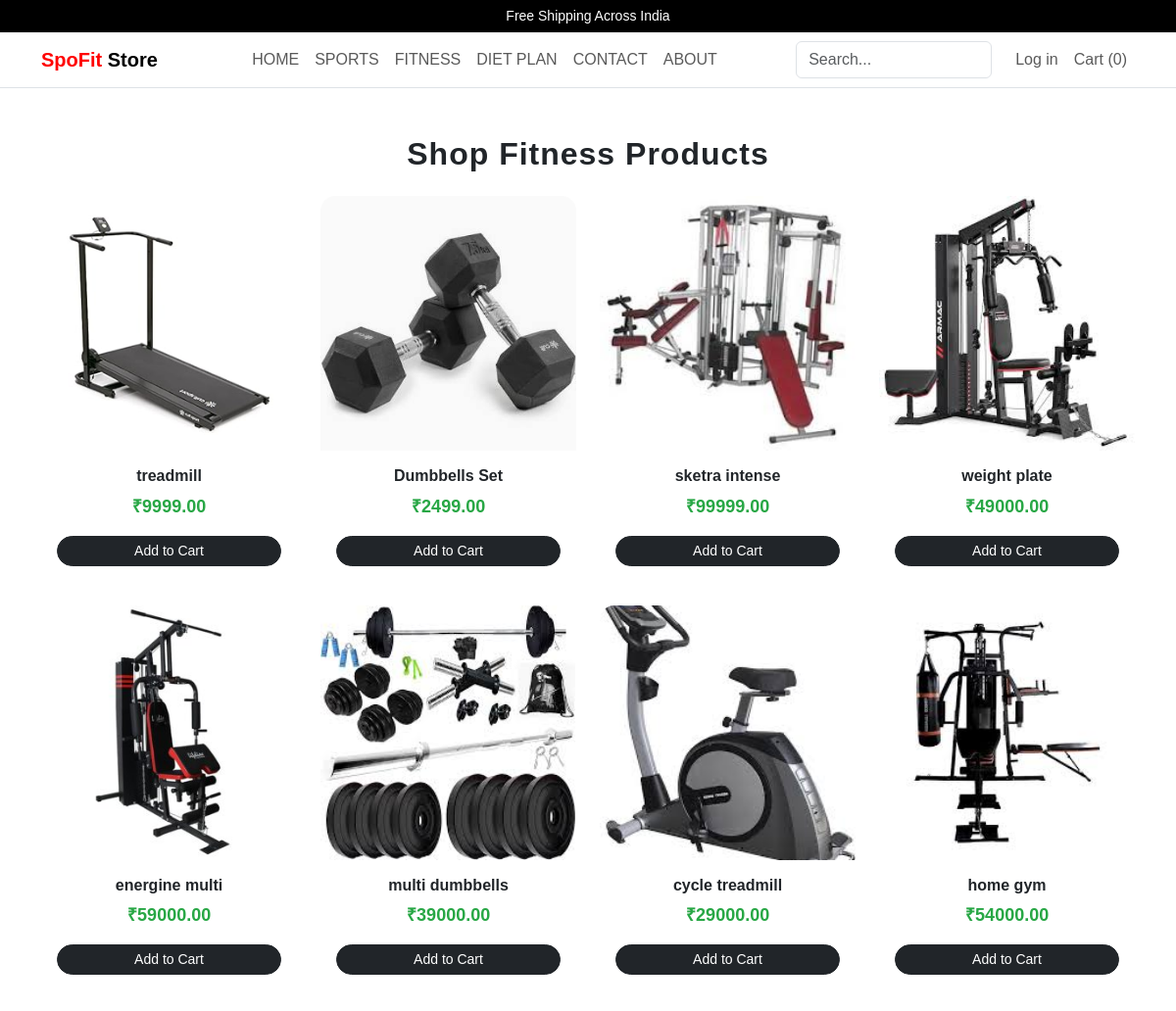
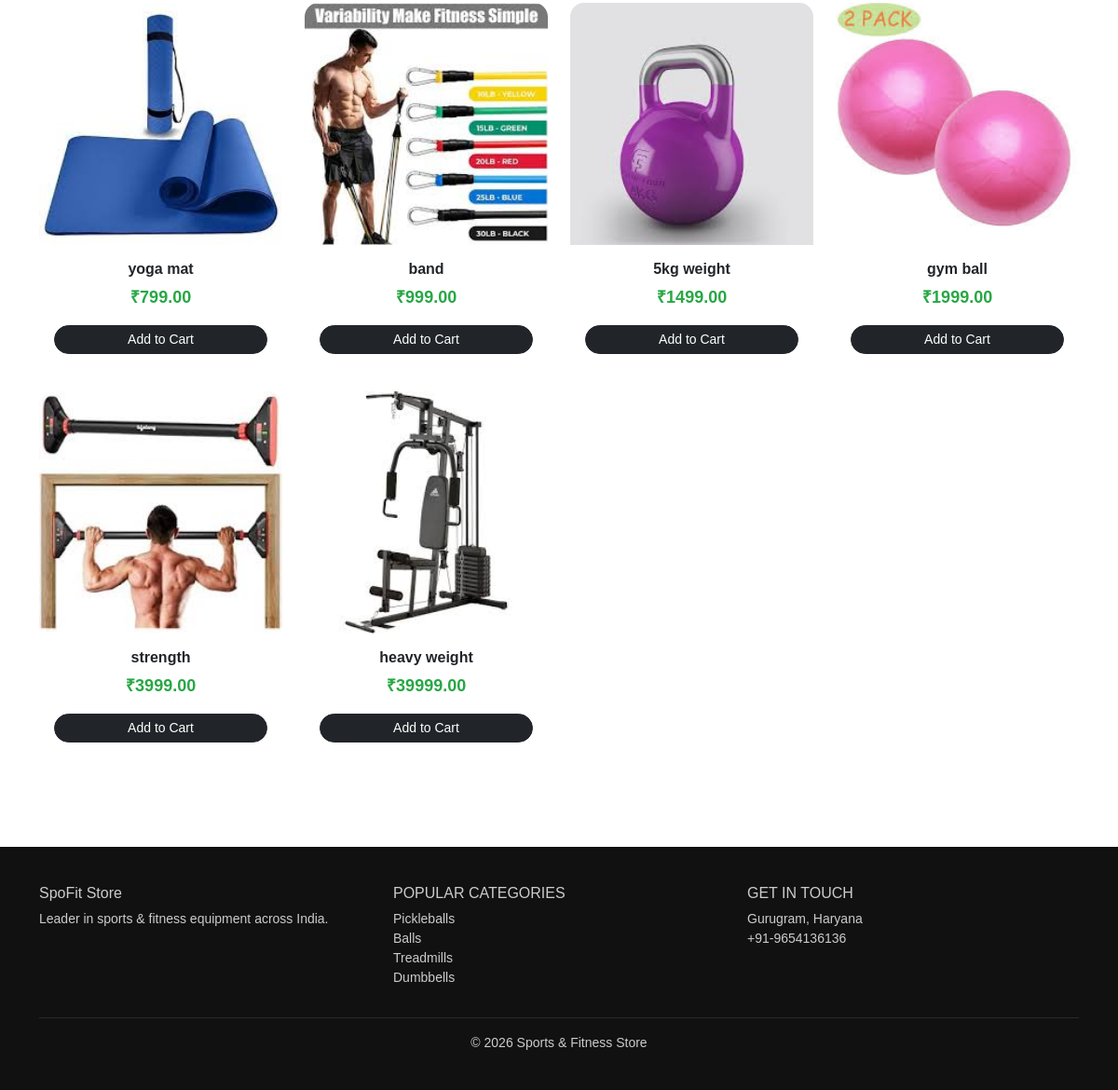
Page /fitness/ on the committed database (2 pictures, top to bottom).
### store/models.py (models this page shows, shortened)
class Fit(models.Model):
    name = models.CharField(max_length=200)
    price = models.DecimalField(max_digits=10, decimal_places=2)
    image = models.ImageField(upload_to='products/')
    category = models.CharField(max_length=100, blank=True, null=True)

### store/views.py (the view)
# urls.py: path('fitness/', views.fitness, name='fitness'),
def fitness(request):
    products = Fit.objects.all()
    return render(request, 'fitness.html', {'products': products})

### store/templates/fitness.html (shortened to what this page needs)
{% extends 'base.html' %}
{% block content %}
<div class="container py-5">
    <h2 class="text-center mb-4 shop-title">Shop Fitness Products</h2>
    <div class="row g-4">
        {% for product in products %}
        <div class="col-md-3 col-sm-6">
            <div class="card product-card h-100">
                <div style="overflow:hidden;">
                    <img src="{{ product.image.url }}" class="card-img-top shop-img">
                </div>
                <div class="card-body text-center d-flex flex-column">
                    <h6 class="fw-bold">{{ product.name }}</h6>
                    <p class="price-tag mb-3">₹{{ product.price }}</p>
                    <a href="{% url 'add_to_cart' product.id %}"
                       class="btn btn-dark btn-sm cart-btn mt-auto">
                        Add to Cart
                    </a>
                </div>
            </div>
        </div>
        {% endfor %}
    </div>
</div>
{% endblock %}

### store/templates/base.html (shortened to what this page needs)
{% load static %}
<!DOCTYPE html>
<html lang="en">
<head>
    <link href="https://cdn.jsdelivr.net/npm/bootstrap@5.3.2/dist/css/bootstrap.min.css" rel="stylesheet">
</head>
<body>
<div class="top-bar text-center">
    Free Shipping Across India
</div>
<nav class="navbar navbar-expand-lg navbar-light bg-white border-bottom">
    <div class="container">
        <a class="navbar-brand fw-bold" href="/">
            <span style="color: red;">SpoFit </span>Store
        </a>
        <div class="collapse navbar-collapse" id="nav">
            <ul class="navbar-nav mx-auto">
                <li class="nav-item"><a class="nav-link" href="{% url 'home' %}">HOME</a></li>
                <li class="nav-item"><a class="nav-link" href="{% url 'sports' %}">SPORTS</a></li>
                <li class="nav-item"><a class="nav-link" href="{% url 'fitness' %}">FITNESS</a></li>
                <li class="nav-item"><a class="nav-link" href="{% url 'diet_plan' %}">DIET PLAN</a></li>
                <li class="nav-item"><a class="nav-link" href="{% url 'contact' %}">CONTACT</a></li>
                <li class="nav-item"><a class="nav-link" href="{% url 'about' %}">ABOUT</a></li>
            </ul>
            <form class="d-flex me-3" method="GET" action="{% url 'search' %}">
                <input class="form-control search-box"
                       type="search"
                       name="q"
                       placeholder="Search..."
                       required>
            </form>
            <ul class="navbar-nav">
                {% if user.is_authenticated %}
                <li class="nav-item dropdown">
                    <a class="d-flex align-items-center text-light text-decoration-none dropdown-toggle"
               href="#" id="profileDropdown" data-bs-toggle="dropdown">
               {% if user.userprofile.image %}
                    <img src="{{ user.userprofile.image.url }}" width="40" height="40" class="rounded-circle">
               {% else %}
                    <img src="{% static 'store/image/e.webp' %}" width="40" height="40" class="rounded-circle">
               {% endif %}
               <span class="ms-2">{{ user.username }}</span>
            </a>
                    <ul class="dropdown-menu dropdown-menu-end">
                        <li>
                            <a class="dropdown-item" href="{% url 'edit_profile' %}">
                                Edit Profile
                            </a>
                        </li>
                        <li>
                            <a class="dropdown-item" href="{% url 'logout' %}">
                                Logout
                            </a>
                        </li>
                    </ul>
                </li>
                {% else %}
                    <li class="nav-item">
                        <a class="nav-link" href="{% url 'login' %}">Log in</a>
                    </li>
                {% endif %}
                <li class="nav-item">
                    <a class="nav-link" href="{% url 'cart' %}">
                        Cart ({{ request.session.cart|length|default:0 }})
                    </a>
                </li>
            </ul>
        </div>
    </div>
</nav>
{% block content %}
{% endblock %}
<footer class="mt-5">
    <div class="container">
        <div class="row">
            <div class="col-md-4">
                <h6>SpoFit Store</h6>
                <p>Leader in sports & fitness equipment across India.</p>
            </div>
            <div class="col-md-4">
                <h6>POPULAR CATEGORIES</h6>
                <p>
                    Pickleballs<br>
                    Balls<br>
                    Treadmills<br>
                    Dumbbells
                </p>
            </div>
            <div class="col-md-4">
                <h6>GET IN TOUCH</h6>
                <p>
                    Gurugram, Haryana<br>
                    +91-9654136136
                </p>
            </div>
        </div>
        <hr class="border-secondary">
        <p class="text-center mb-0">
            © 2026 Sports & Fitness Store
        </p>
    </div>
</footer>
</body>
</html>

### store/templates/base.html (style rules this page uses)
body { font-family: Arial, sans-serif; }
.top-bar { background: #000; color: #fff; font-size: 14px; padding: 6px 0; }
footer { background: #111; color: #ccc; padding: 40px 0; font-size: 14px; }
.search-box { width: 200px; }

### store/templates/fitness.html (style rules this page uses)
.shop-title { font-weight: 800; letter-spacing: 1px; animation: fadeDown 1s ease; }
.product-card { border: none; border-radius: 15px; overflow: hidden; transition: all 0.4s ease; animation: fadeUp 0.8s ease forwards; opacity: 0; }
.shop-img { height: 260px; object-fit: cover; transition: transform 0.5s ease; }
.price-tag { font-size: 18px; font-weight: bold; color: #28a745; }
.cart-btn { border-radius: 30px; transition: 0.4s ease; }
.product-card:nth-child(1) { animation-delay: 0.1s; }

### rows in the picture
Fit: image (picture), name "treadmill", price "9999.00"
Fit: image (picture), name "Dumbbells Set", price "2499.00"
Fit: image (picture), name "sketra intense", price "99999.00"
Fit: image (picture), name "weight plate", price "49000.00"
Fit: image (picture), name "energine multi", price "59000.00"
Fit: image (picture), name "multi dumbbells", price "39000.00"
Fit: image (picture), name "cycle treadmill", price "29000.00"
Fit: image (picture), name "home gym", price "54000.00"
Fit: image (picture), name "yoga mat", price "799.00"
Fit: image (picture), name "band", price "999.00"
Fit: image (picture), name "5kg weight", price "1499.00"
Fit: image (picture), name "gym ball", price "1999.00"
Fit: image (picture), name "strength", price "3999.00"
Fit: image (picture), name "heavy weight", price "39999.00"

### other values in the picture
{{ request.session.cart|length|default:0 }} "0"
